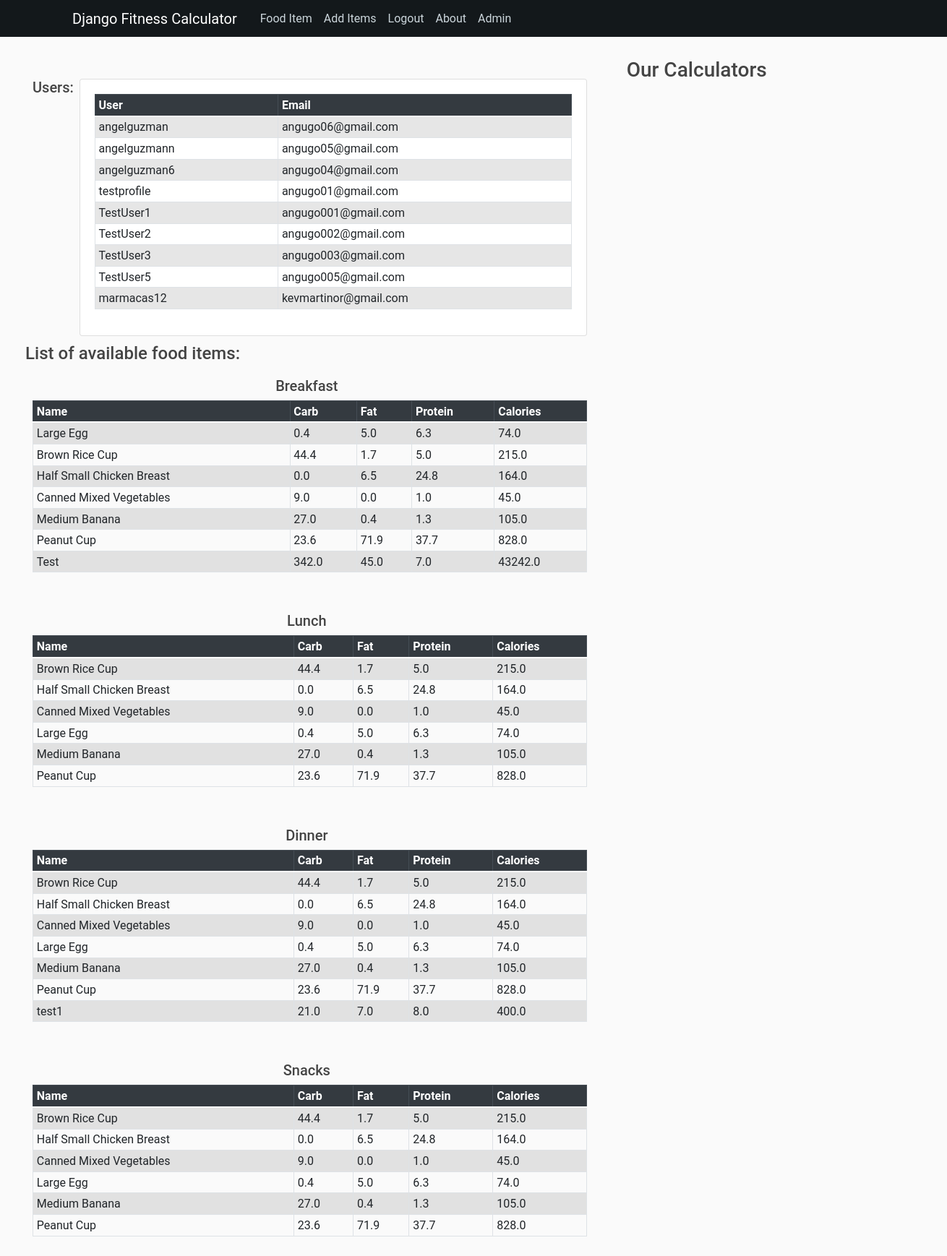
The app's page /home/ (signed in) with its own data.
### calculator/models.py (models this page shows, shortened)
class FoodItem(models.Model):
    name = models.CharField(max_length=100)
    category = models.ManyToManyField(Category)
    carbohydrate = models.DecimalField(max_digits=6, decimal_places=1, default=0)
    fat = models.DecimalField(max_digits=6, decimal_places=1, default=0)
    protein = models.DecimalField(max_digits=6, decimal_places=1, default=0)
    calories = models.DecimalField(max_digits=6, decimal_places=1, default=0, blank=True)
    quantity = models.IntegerField(default=1, null=True, blank=True)

### calculator/views.py (the view)
# urls.py: path('home/', views.home, name='Home'),
@staff_member_required
def home(request):
    breakfast = Category.objects.filter(name='breakfast')[0].fooditem_set.all()[:]
    lunch = Category.objects.filter(name='lunch')[0].fooditem_set.all()[:]
    dinner = Category.objects.filter(name='dinner')[0].fooditem_set.all()[:]
    snacks = Category.objects.filter(name='snacks')[0].fooditem_set.all()[:]
    users = User.objects.all()
    context = {'breakfast': breakfast,
               'lunch': lunch,
               'dinner': dinner,
               'snacks': snacks,
               'users': users,
               }
    return render(request, 'main.html', context)

### templates/main.html (shortened to what this page needs)
{% extends 'navbar.html' %}
{% block content %}
    <body>
        <br>
        <div class="container">
            <div class="flex-box-row">
                <h5 class="mr-2">Users:</h5>
                <div class="card card-body">
                   <table class="table table-sm table table-bordered table table-striped">
                       <thead class="thead-dark">
                            <tr>
                                <th>User</th>
                                <th>Email</th>
                            </tr>
                       </thead>
                        {% for user in users %}
                        <tr>
                            <td>{{user.username}} </td>
                            <td> {{user.email}} </td>
                        </tr>
                        {% endfor %}
                    </table>
                </div>
            </div>
        <h4>List of available food items:</h4>
            <div class="flex-box-row">
                   <h5 class="mr-2">Breakfast</h5>
                   <table class="table table-sm table table-bordered table table-striped">
                       <thead class="thead-dark">
                            <tr>
                                <th>Name</th>
                                <th>Carb</th>
                                <th>Fat</th>
                                <th>Protein</th>
                                <th>Calories</th>
                            </tr>
                       </thead>
                       {% for items in breakfast %}
                        <tr>
                            <td>{{items.name}} </td>
                            <td>{{items.carbohydrate}} </td>
                            <td>{{items.fat}} </td>
                            <td>{{items.protein}} </td>
                            <td>{{items.calories}} </td>
                        </tr>
                        {% endfor %}
                    </table>
            </div>
    <br>
            <div class="flex-box-row">
                <h5 class="mr-2">Lunch</h5>
                 <table class="table table-sm table table-bordered table table-striped">
                     <thead class="thead-dark">
                        <tr>
                            <th>Name</th>
                            <th>Carb</th>
                            <th>Fat</th>
                            <th>Protein</th>
                            <th>Calories</th>
                        </tr>
                     </thead>
                     {% for items in lunch %}
                        <tr>
                            <td>{{items.name}} </td>
                            <td>{{items.carbohydrate}} </td>
                            <td>{{items.fat}} </td>
                            <td>{{items.protein}} </td>
                            <td>{{items.calories}} </td>
                            </tr>
                        {% endfor %}
                    </table>
            </div>
            <br>
            <div class="flex-box-row">
                <h5 class="mr-2">Dinner</h5>
                    <table class="table table-sm table table-bordered table table-striped">
                        <thead class="thead-dark">
                            <tr>
                                <th>Name</th>
                                <th>Carb</th>
                                <th>Fat</th>
                                <th>Protein</th>
                                <th>Calories</th>
                            </tr>
                        </thead>
                        {% for items in dinner %}
                        <tr>
                            <td>{{items.name}} </td>
                            <td>{{items.carbohydrate}} </td>
                            <td>{{items.fat}} </td>
                            <td>{{items.protein}} </td>
                            <td>{{items.calories}} </td>
                            </tr>
                        {% endfor %}
                    </table>
            </div>
            <br>
            <div class="flex-box-row">
                <h5 class="mr-2">Snacks</h5>
                    <table class="table table-sm table table-bordered table table-striped">
                        <thead class="thead-dark">
                            <tr>
                                <th>Name</th>
                                <th>Carb</th>
                                <th>Fat</th>
                                <th>Protein</th>
                                <th>Calories</th>
                            </tr>
                        </thead>
                        {% for items in snacks %}
                        <tr>
                            <td>{{items.name}} </td>
                            <td>{{items.carbohydrate}} </td>
                            <td>{{items.fat}} </td>
                            <td>{{items.protein}} </td>
                            <td>{{items.calories}} </td>
                            </tr>
                        {% endfor %}
                    </table>
            </div>
            <br>
        </div>
    </body>
{% endblock %}

### static/css/main.css (style rules this page uses)
.flex-box-row { display:flex; padding : 10px; flex-wrap: wrap; justify-content: space-around; }
body { font: 16px Roboto, Arial, sans-serif; background: #fafafa; color: #333333; margin-top: 5rem; }
h1, h2, h3, h4, h5, h6 { color: #444444; }

### records on screen
FoodItem: name "Large Egg", carbohydrate "0.4", fat "5.0", protein "6.3", calories "74.0"
FoodItem: name "Brown Rice Cup", carbohydrate "44.4", fat "1.7", protein "5.0", calories "215.0"
FoodItem: name "Half Small Chicken Breast", carbohydrate "0.0", fat "6.5", protein "24.8", calories "164.0"
FoodItem: name "Canned Mixed Vegetables", carbohydrate "9.0", fat "0.0", protein "1.0", calories "45.0"
FoodItem: name "Medium Banana", carbohydrate "27.0", fat "0.4", protein "1.3", calories "105.0"
FoodItem: name "Peanut Cup", carbohydrate "23.6", fat "71.9", protein "37.7", calories "828.0"
FoodItem: name "Test", carbohydrate "342.0", fat "45.0", protein "7.0", calories "43242.0"
FoodItem: name "test1", carbohydrate "21.0", fat "7.0", protein "8.0", calories "400.0"

### other values on screen
{{ user.username }} "angelguzman"
{{ user.email }} "angugo06@gmail.com"
{{ user.username }} "angelguzmann"
{{ user.email }} "angugo05@gmail.com"
{{ user.username }} "angelguzman6"
{{ user.email }} "angugo04@gmail.com"
{{ user.username }} "testprofile"
{{ user.email }} "angugo01@gmail.com"
{{ user.username }} "TestUser1"
{{ user.email }} "angugo001@gmail.com"
{{ user.username }} "TestUser2"
{{ user.email }} "angugo002@gmail.com"
{{ user.username }} "TestUser3"
{{ user.email }} "angugo003@gmail.com"
{{ user.username }} "TestUser5"
